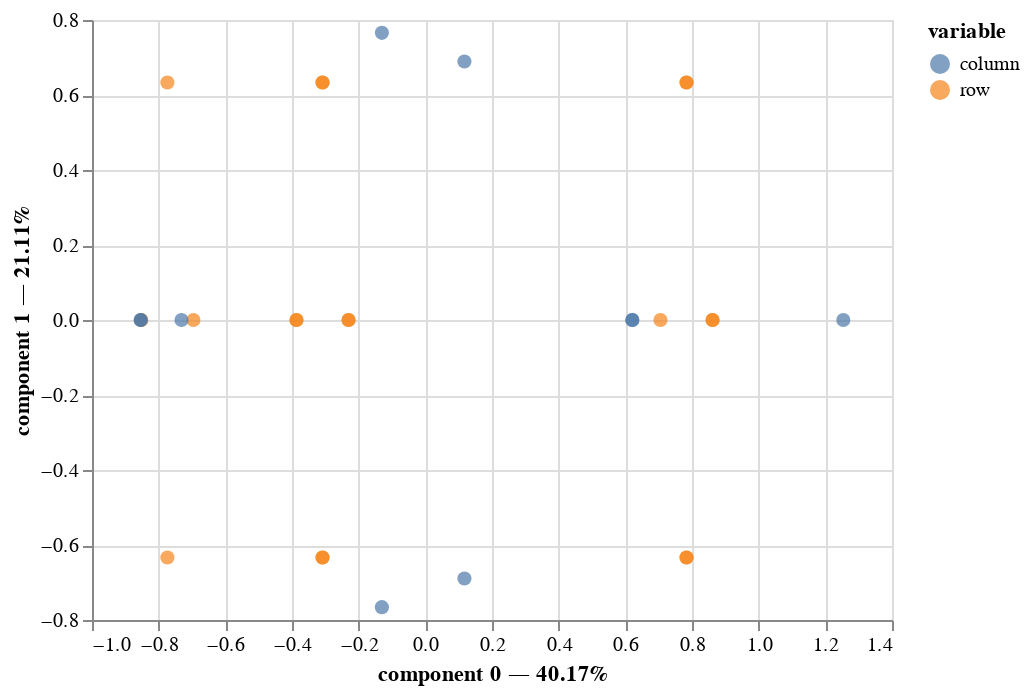

Notebook cell for this chart:
### Code cell
mca.plot(dataset, x_component=0, y_component=1)

### Figure 1 — Vega-Lite specification as saved in the notebook (floating-point values rounded to 4 significant figures)
{"config": {"view": {"continuousWidth": 400, "continuousHeight": 300}}, "data": {"name": "data-da7e68a04c1fe7e8e1b9b34b1caa0900"}, "mark": {"type": "circle", "size": 50}, "encoding": {"color": {"field": "variable", "type": "nominal"}, "tooltip": [{"field": "variable", "type": "nominal"}, {"field": "value", "type": "nominal"}, {"field": "component 0", "type": "quantitative"}, {"field": "component 1", "type": "quantitative"}], "x": {"axis": {"title": "component 0 — 40.17%"}, "field": "component 0", "scale": {"zero": false}, "type": "quantitative"}, "y": {"axis": {"title": "component 1 — 21.11%"}, "field": "component 1", "scale": {"zero": false}, "type": "quantitative"}}, "selection": {"selector001": {"type": "interval", "bind": "scales", "encodings": ["x", "y"]}}, "$schema": "https://vega.github.io/schema/vega-lite/v4.17.0.json", "datasets": {"data-da7e68a04c1fe7e8e1b9b34b1caa0900": [{"component 0": 0.7054, "component 1": 9.787e-15, "variable": "row", "value": "0"}, {"component 0": -0.3866, "component 1": 7.348e-15, "variable": "row", "value": "1"}, {"component 0": -0.3866, "component 1": 9.045e-15, "variable": "row", "value": "2"}, {"component 0": -0.852, "component 1": 7.449e-15, "variable": "row", "value": "3"}, {"component 0": 0.7835, "component 1": -0.6333, "variable": "row", "value": "4"}, {"component 0": 0.7835, "component 1": -0.6333, "variable": "row", "value": "5"}, {"component 0": -0.3084, "component 1": -0.6333, "variable": "row", "value": "6"}, {"component 0": -0.3084, "component 1": -0.6333, "variable": "row", "value": "7"}, {"component 0": -0.7739, "component 1": -0.6333, "variable": "row", "value": "8"}, {"component 0": 0.7835, "component 1": 0.6333, "variable": "row", "value": "9"}, {"component 0": 0.7835, "component 1": 0.6333, "variable": "row", "value": "10"}, {"component 0": -0.3084, "component 1": 0.6333, "variable": "row", "value": "11"}, {"component 0": -0.3084, "component 1": 0.6333, "variable": "row", "value": "12"}, {"component 0": -0.7739, "component 1": 0.6333, "variable": "row", "value": "13"}, {"component 0": 0.8617, "component 1": -6.498e-15, "variable": "row", "value": "14"}, {"component 0": 0.8617, "component 1": -6.498e-15, "variable": "row", "value": "15"}, {"component 0": -0.2303, "component 1": -8.937e-15, "variable": "row", "value": "16"}, {"component 0": -0.2303, "component 1": -7.239e-15, "variable": "row", "value": "17"}, {"component 0": -0.6957, "component 1": -8.836e-15, "variable": "row", "value": "18"}, {"component 0": 0.1173, "component 1": 0.6892, "variable": "column", "value": "Color_PURPLE"}, {"component 0": -0.1303, "component 1": -0.7658, "variable": "column", "value": "Color_YELLOW"}, {"component 0": 0.1173, "component 1": -0.6892, "variable": "column", "value": "Size_LARGE"}, {"component 0": -0.1303, "component 1": 0.7658, "variable": "column", "value": "Size_SMALL"}, {"component 0": -0.8539, "component 1": 4.071e-16, "variable": "column", "value": "Action_DIP"}, {"component 0": 0.621, "component 1": -4.125e-16, "variable": "column", "value": "Action_STRETCH"}, {"component 0": 0.621, "component 1": 1.045e-15, "variable": "column", "value": "Age_ADULT"}, {"component 0": -0.8539, "component 1": -1.616e-15, "variable": "column", "value": "Age_CHILD"}, {"component 0": -0.7315, "component 1": -3.729e-16, "variable": "column", "value": "Inflated_F"}, {"component 0": 1.254, "component 1": 4.608e-16, "variable": "column", "value": "Inflated_T"}]}}
